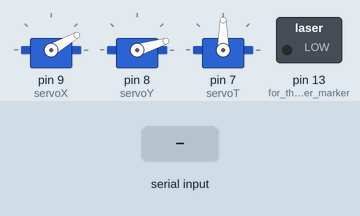
Recording of a sketch running on a simulated Arduino Uno, built with avr-gcc and run on an emulated ATmega328P. On the bench: 3 × servo, switched loads named in the sketch (green lamp = pin HIGH). The inputs (shaded band) are chosen by the test bench.

Above: at 0.1 s.
At 2.2 s:
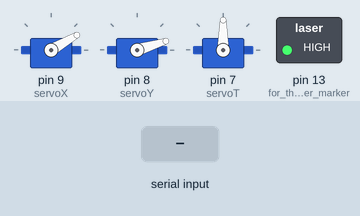
2.3 s: byte 2 (2) received over Serial
At 2.9 s:
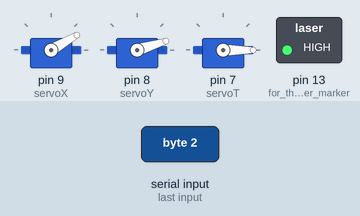
Timing chart, 0 to 5.3 s (numbered marks = the images above; inputs shaded):
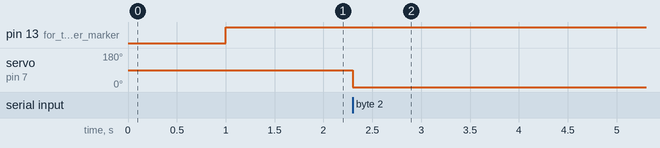

Measured:
- after the input at 2.3 s, servo on pin 7 (servoT): 90° → 0° at once

The sketch:

arduinoCode.ino
```cpp
#include <Servo.h>

Servo servoX;
Servo servoY;
Servo servoT;
int command=0;

void setup() {
 Serial.begin(9600);
 servoX.attach(9);
 servoY.attach(8);
 servoT.attach(7);
 pinMode(13, OUTPUT);//for the laser marker
 servoX.write(30);//write the starting point as maxangle/2 so that 0 will go left and maxangle will go right
 servoY.write(17);

 delay(1000);//wait for a second
}

void loop() {
	digitalWrite(13, HIGH);
	//get the type of command we will receive to optimize byte reading
	if(Serial.available() && command==0) {
    	command = Serial.read();
    }
    //if we've received a move command and we have 2 bytes to receive, we have our shooting coordinates.
    if(Serial.available()>=2 && command==1){
		digitalWrite(13, HIGH);

    	int xmove=Serial.read();
    	int ymove=Serial.read();
	    servoX.write(xmove);
	    servoY.write(ymove);

	    //reset the stored command after it is executed
	    command=0;
	}
	//if we have received a shoot command, we dont need any more data
	if(command==2){
		servoT.write(90);
		servoT.write(0);
		digitalWrite(13, HIGH);
		command=0;
	}
}
```
